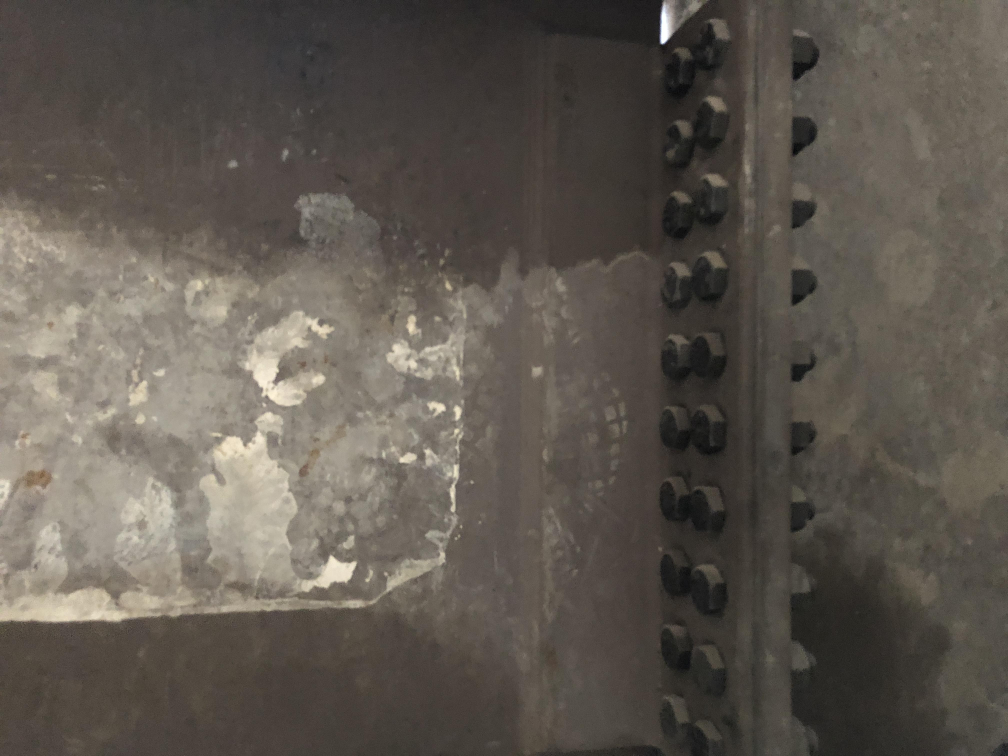
#> input picture data/bolt/img/IMG_0540.JPG, 4032 x 3024 px (shown at 1/4 size); its folder holds 4 pictures in this run
$ python create_label.py
#> lines starting #> are read from the running program, lines starting #| are printed output that depends on the picture
# python convert labelbox coco json to txt file
# BOLT

import os
import json

import numpy as np
import pandas as pd
import skimage.draw
import matplotlib.pyplot as plt
import matplotlib.image as img
import cv2
import math

# Load annotations
label_dir = os.path.abspath("./")
dataset_dir = os.path.abspath("./img/")
annotations = json.load(open(os.path.join(label_dir, "annotation.json")))
#> (reads data/bolt/annotation.json from the repository)

#Skip unannotated images.
annotations = [a for a in annotations if type(a['Label'])==dict]

def add_label(class_name, class_idx, dic, im):
	if class_name in dic.keys():
		for r in dic.get(class_name):
			a1, a2, a3, a4, gt, im, turn = bounding_box(im, r['geometry'])
			f.write("{} {:2.6f} {:2.6f} {:2.6f} {:2.6f}\n".format(class_idx, a1, a2, a3, a4))
		return im, gt
	else:
		return im, im

def bounding_box(image, polygon):
	turn = False

	width = image.shape[0]
	height = image.shape[1]

	points = []
	for i in range(len(polygon)):
		points.append([polygon[i]['x'], polygon[i]['y']])

	x_coordinates, y_coordinates = zip(*points)

	if width > height:
		turn = True
		#temp = x_coordinates
		#x_coordinates = y_coordinates
		#y_coordinates = temp

	x_min = min(x_coordinates)
	x_max = max(x_coordinates)
	y_min = min(y_coordinates)
	y_max = max(y_coordinates)

	x_cen = (x_min+x_max)/(2*width)
	y_cen = (y_min+y_max)/(2*height)
	r_width = abs(x_max-x_min)/width
	r_height = abs(y_max-y_min)/height

	'''
	if turn:
		image = cv2.rotate(image, cv2.ROTATE_90_CLOCKWISE)
		gt = np.rot90(cv2.rectangle(image, (x_min, y_min), (x_max, y_max), color=(0,0,255), thickness = 3), k=1)
	else:
		gt = cv2.rectangle(image, (x_min, y_min), (x_max, y_max), color=(0,0,255), thickness = 3)
	'''

	gt = cv2.rectangle(image, (x_min, y_min), (x_max, y_max), color=(0,0,255), thickness = 3)
	#if turn:
	#	image = cv2.rotate(image, cv2.ROTATE_90_CLOCKWISE)

	return x_cen, y_cen, r_width, r_height, gt, image, turn

# Add images
print("Start convering labels...")

f1 = open("train.txt", "w")
for a in annotations:
	print("processing --> {}".format(a['External ID']))

	dic = a['Label']
	path = os.path.join(dataset_dir, a['External ID'])
	im = cv2.imread(path, cv2.IMREAD_COLOR)
#> im is the input picture: shape (3024, 4032, 3); mean B, G, R 80.2, 88, 94.7
	#f = open(path[:-4]+".txt", "w")
	f = open(dataset_dir+"/img/"+a['External ID'][:-4]+".txt", "w")

	f1.write("bolt/data/img/img/{}\n".format(a['External ID']))

	im, gt = add_label('Bolts', 0, dic, im)
#> the loop in add_label, `for r in dic.get(class_name):` made 30 passes
#> (a1, a2, a3, a4) on passes 1 to 12: (0.897, 0.0702, 0.045, 0.0496), (0.944, 0.0422, 0.0397, 0.0427), (0.896, 0.143, 0.0331, 0.0417), (0.942, 0.12, 0.0397, 0.0437), (0.894, 0.212, 0.0423, 0.0397), (0.94, 0.195, 0.0423, 0.0466), (0.893, 0.283, 0.0394, 0.0444), (0.939, 0.274, 0.0466, 0.0489), (0.935, 0.353, 0.0473, 0.0437), (0.895, 0.357, 0.0364, 0.0454), (0.936, 0.427, 0.0466, 0.0484), (0.893, 0.425, 0.0397, 0.0409)
#> after the loop in add_label, `for r in dic.get(class_name):`:
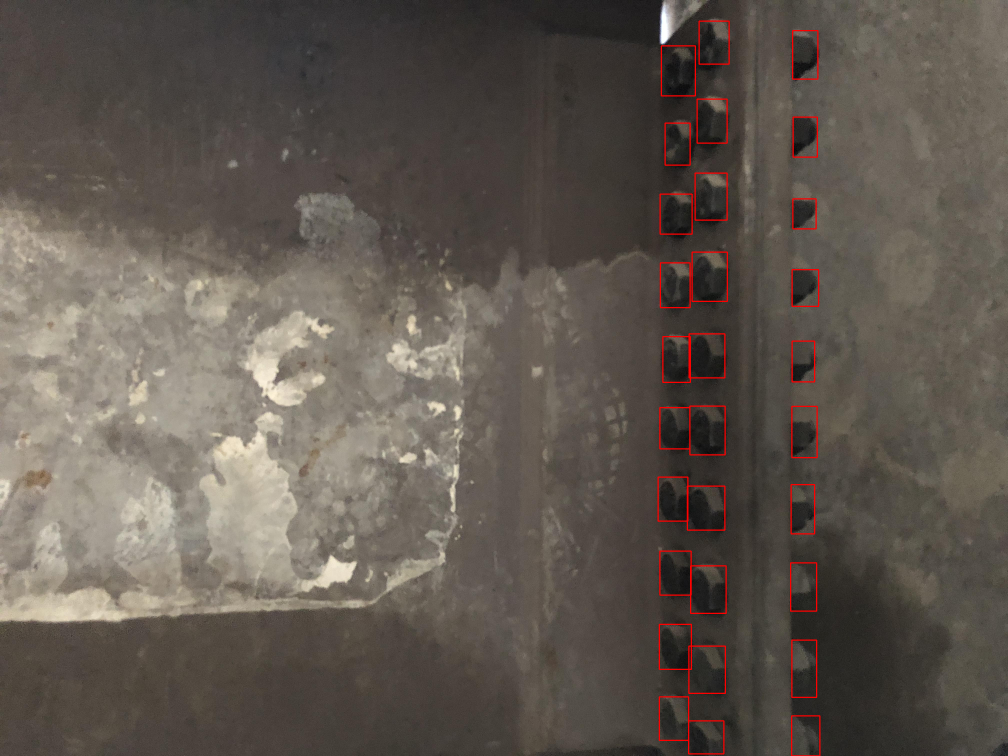
#> im: shape (3024, 4032, 3) (shown at 1/4 size); mean B, G, R 79.8, 87.6, 96.2
	cv2.imwrite(dataset_dir+"/img/"+a['External ID'], im)
	cv2.imwrite(dataset_dir+"/gt/"+a['External ID'], gt)

	f.close()
#> pass 2 of the loop `for a in annotations:`:
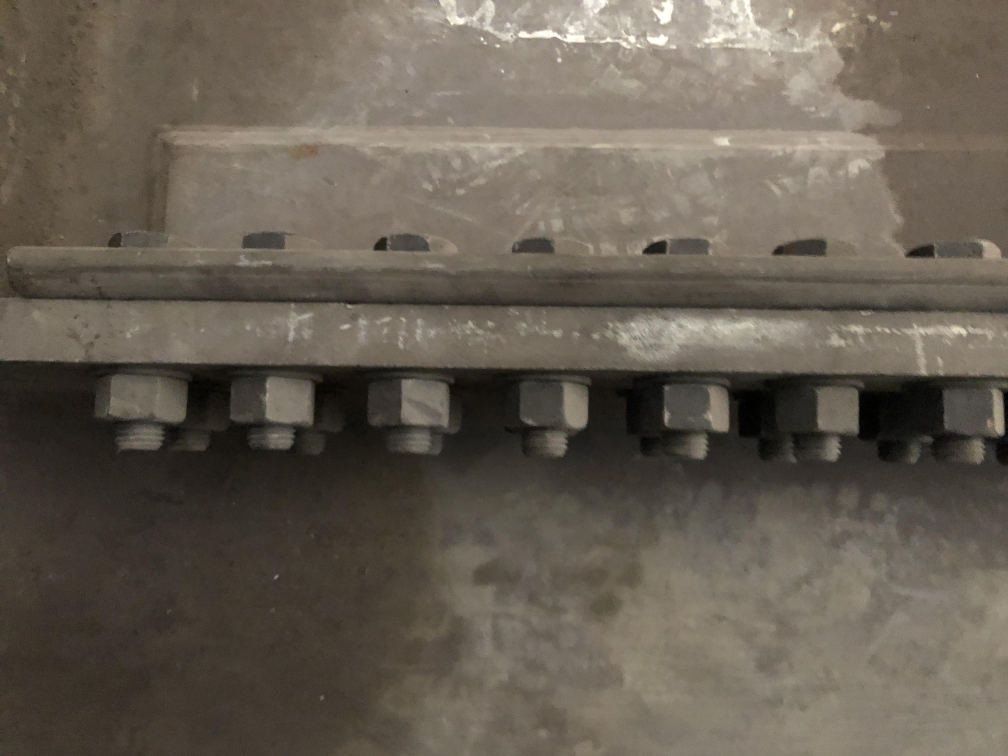
#> input picture data/bolt/img/IMG_0034.JPG, 4032 x 3024 px (shown at 1/4 size)
#> im is the input picture: shape (3024, 4032, 3); mean B, G, R 83.1, 94.4, 103
#> the loop in add_label (call 2), `for r in dic.get(class_name):` made 19 passes
#> (a1, a2, a3, a4) on passes 1 to 8: (0.563, 0.049, 0.0972, 0.089), (0.56, 0.192, 0.106, 0.0871), (0.566, 0.111, 0.0939, 0.0689), (0.566, 0.24, 0.088, 0.0593), (0.555, 0.319, 0.101, 0.0796), (0.552, 0.353, 0.103, 0.0506), (0.549, 0.465, 0.108, 0.095), (0.546, 0.591, 0.121, 0.095)
#> after the loop in add_label (call 2), `for r in dic.get(class_name):`:
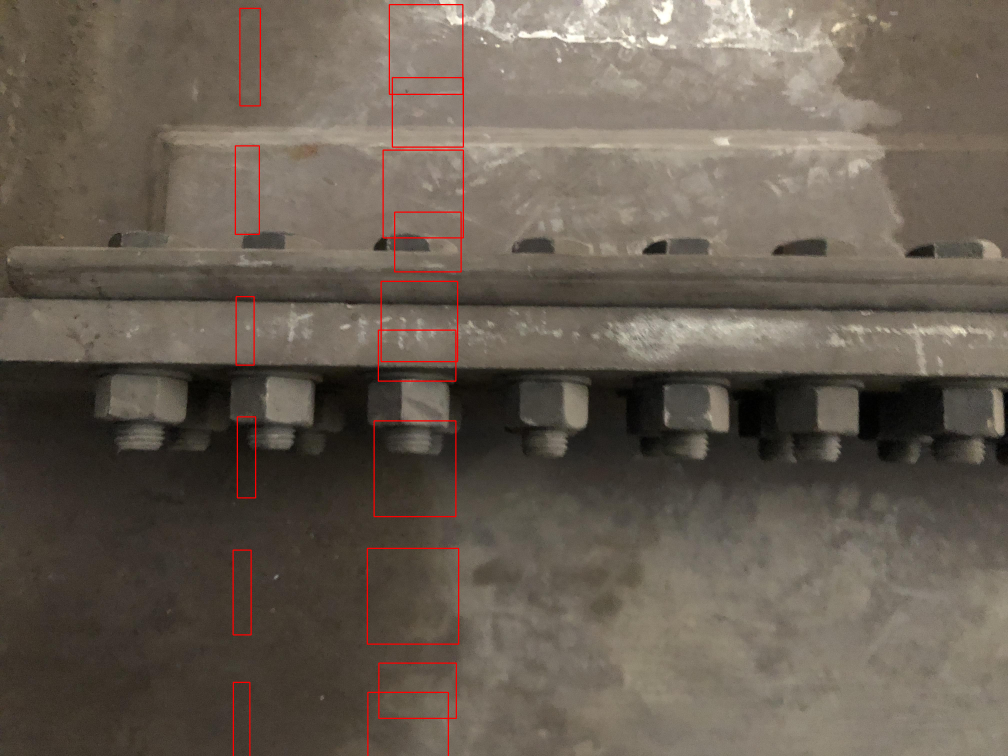
#> im: shape (3024, 4032, 3) (shown at 1/4 size); mean B, G, R 82.6, 93.8, 104.1
#> (the run stopped early here; a loop or call above may not have finished)
